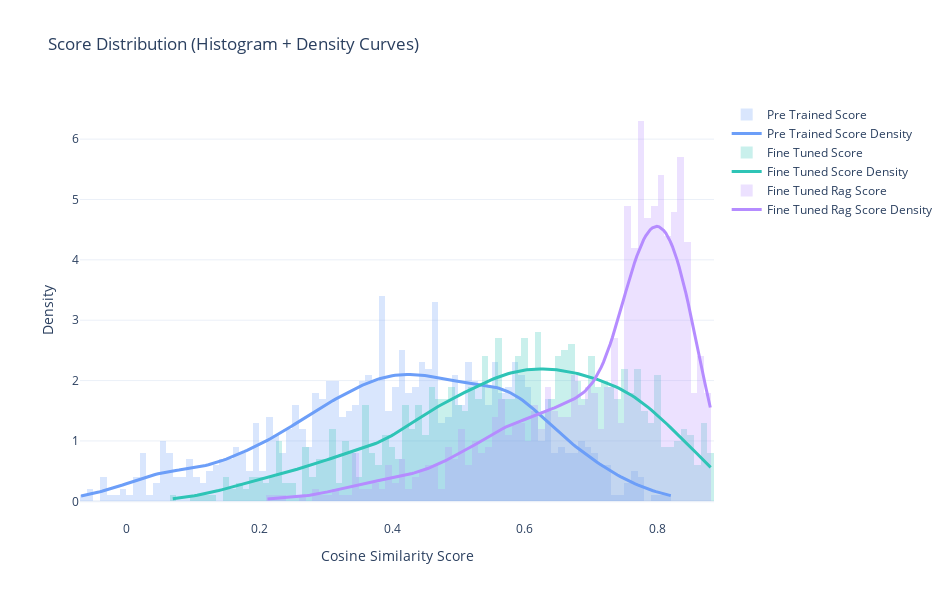

Notebook cell for this chart:
### Code cell
fig = go.Figure()

for col, color in zip(ploting_column, colors):
    fig.add_trace(go.Histogram(
        x=data[col][slice_idx],
        name=col.replace('_',' ').title(),
        marker_color=color,
        opacity=0.25,   
        histnorm='probability density',
        nbinsx=100
    ))

    x_vals = np.linspace(min(data[col][slice_idx]), max(data[col][slice_idx]), 200)
    kde = stats.gaussian_kde(data[col][slice_idx])
    fig.add_trace(go.Scatter(
        x=x_vals,
        y=kde(x_vals),
        mode='lines',
        line=dict(color=color, width=3),
        name=f"{col.replace('_',' ').title()} Density"
    ))

fig.update_layout(
    barmode='overlay',
    title="Score Distribution (Histogram + Density Curves)",
    xaxis_title="Cosine Similarity Score",
    yaxis_title="Density",
    template='plotly_white',
    height=600, width=950
)

fig.show()

### Figure 1 — Plotly figure (JSON) as saved in the notebook; plotly's stock layout.template omitted (floating-point values rounded to 4 significant figures; data arrays with more than 128 entries replaced by an {"elided": "..."} marker saying what was removed)
{"data": [{"histnorm": "probability density", "marker": {"color": "#6C9EF8"}, "name": "Pre Trained Score", "nbinsx": 100, "opacity": 0.25, "type": "histogram", "x": {"elided": "1000 float values"}}, {"line": {"color": "#6C9EF8", "width": 3}, "mode": "lines", "name": "Pre Trained Score Density", "type": "scatter", "x": {"elided": "200 float values"}, "y": {"elided": "200 float values"}}, {"histnorm": "probability density", "marker": {"color": "#2EC4B6"}, "name": "Fine Tuned Score", "nbinsx": 100, "opacity": 0.25, "type": "histogram", "x": {"elided": "1000 float values"}}, {"line": {"color": "#2EC4B6", "width": 3}, "mode": "lines", "name": "Fine Tuned Score Density", "type": "scatter", "x": {"elided": "200 float values"}, "y": {"elided": "200 float values"}}, {"histnorm": "probability density", "marker": {"color": "#B58CFF"}, "name": "Fine Tuned Rag Score", "nbinsx": 100, "opacity": 0.25, "type": "histogram", "x": {"elided": "1000 float values"}}, {"line": {"color": "#B58CFF", "width": 3}, "mode": "lines", "name": "Fine Tuned Rag Score Density", "type": "scatter", "x": {"elided": "200 float values"}, "y": {"elided": "200 float values"}}], "layout": {"barmode": "overlay", "height": 600, "title": {"text": "Score Distribution (Histogram + Density Curves)"}, "width": 950, "xaxis": {"title": {"text": "Cosine Similarity Score"}}, "yaxis": {"title": {"text": "Density"}}}}
